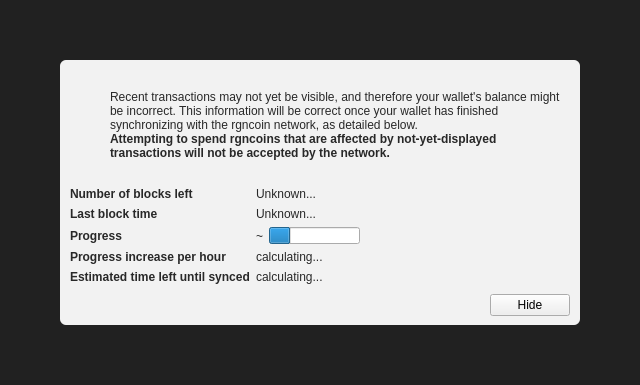
<?xml version="1.0" encoding="UTF-8"?>
<ui version="4.0">
 <class>ModalOverlay</class>
 <widget class="ModalOverlay" name="ModalOverlay">
  <property name="geometry">
   <rect>
    <x>0</x>
    <y>0</y>
    <width>640</width>
    <height>385</height>
   </rect>
  </property>
  <property name="windowTitle">
   <string>Form</string>
  </property>
  <layout class="QVBoxLayout" name="verticalLayout" stretch="0">
   <property name="sizeConstraint">
    <enum>QLayout::SetDefaultConstraint</enum>
   </property>
   <property name="leftMargin">
    <number>0</number>
   </property>
   <property name="topMargin">
    <number>0</number>
   </property>
   <property name="rightMargin">
    <number>0</number>
   </property>
   <property name="bottomMargin">
    <number>0</number>
   </property>
   <item>
    <widget class="QWidget" name="bgWidget" native="true">
     <property name="styleSheet">
      <string notr="true">#bgWidget { background: rgba(0,0,0,220); }</string>
     </property>
     <layout class="QVBoxLayout" name="verticalLayoutMain" stretch="1">
      <property name="leftMargin">
       <number>60</number>
      </property>
      <property name="topMargin">
       <number>60</number>
      </property>
      <property name="rightMargin">
       <number>60</number>
      </property>
      <property name="bottomMargin">
       <number>60</number>
      </property>
      <item>
       <widget class="QWidget" name="contentWidget" native="true">
        <property name="styleSheet">
         <string notr="true">#contentWidget { background: rgba(255,255,255,240); border-radius: 6px; }

QLabel { color: rgb(40,40,40);  }</string>
        </property>
        <layout class="QVBoxLayout" name="verticalLayoutSub" stretch="1,0,0,0">
         <property name="spacing">
          <number>0</number>
         </property>
         <property name="leftMargin">
          <number>10</number>
         </property>
         <property name="topMargin">
          <number>10</number>
         </property>
         <property name="rightMargin">
          <number>10</number>
         </property>
         <property name="bottomMargin">
          <number>10</number>
         </property>
         <item>
          <layout class="QHBoxLayout" name="horizontalLayoutIconText" stretch="0,1">
           <property name="topMargin">
            <number>20</number>
           </property>
           <item>
            <layout class="QVBoxLayout" name="verticalLayoutIcon">
             <property name="leftMargin">
              <number>0</number>
             </property>
             <item>
              <widget class="QPushButton" name="warningIcon">
               <property name="enabled">
                <bool>false</bool>
               </property>
               <property name="text">
                <string/>
               </property>
               <property name="icon">
                <iconset>
                 <normaloff>:/icons/warning</normaloff>
                 <disabledoff>:/icons/warning</disabledoff>:/icons/warning</iconset>
               </property>
               <property name="iconSize">
                <size>
                 <width>48</width>
                 <height>48</height>
                </size>
               </property>
               <property name="flat">
                <bool>true</bool>
               </property>
              </widget>
             </item>
             <item>
              <spacer name="verticalSpacerWarningIcon">
               <property name="orientation">
                <enum>Qt::Vertical</enum>
               </property>
               <property name="sizeHint" stdset="0">
                <size>
                 <width>20</width>
                 <height>40</height>
                </size>
               </property>
              </spacer>
             </item>
            </layout>
           </item>
           <item>
            <layout class="QVBoxLayout" name="verticalLayoutInfoText">
             <property name="leftMargin">
              <number>0</number>
             </property>
             <property name="topMargin">
              <number>0</number>
             </property>
             <item>
              <widget class="QLabel" name="infoText">
               <property name="text">
                <string>Recent transactions may not yet be visible, and therefore your wallet's balance might be incorrect. This information will be correct once your wallet has finished synchronizing with the rgncoin network, as detailed below.</string>
               </property>
               <property name="textFormat">
                <enum>Qt::RichText</enum>
               </property>
               <property name="wordWrap">
                <bool>true</bool>
               </property>
              </widget>
             </item>
             <item>
              <widget class="QLabel" name="infoTextStrong">
               <property name="font">
                <font>
                 <weight>75</weight>
                 <bold>true</bold>
                </font>
               </property>
               <property name="text">
                <string>Attempting to spend rgncoins that are affected by not-yet-displayed transactions will not be accepted by the network.</string>
               </property>
               <property name="textFormat">
                <enum>Qt::RichText</enum>
               </property>
               <property name="wordWrap">
                <bool>true</bool>
               </property>
              </widget>
             </item>
             <item>
              <spacer name="verticalSpacerInTextSpace">
               <property name="orientation">
                <enum>Qt::Vertical</enum>
               </property>
               <property name="sizeHint" stdset="0">
                <size>
                 <width>20</width>
                 <height>40</height>
                </size>
               </property>
              </spacer>
             </item>
            </layout>
           </item>
          </layout>
         </item>
         <item>
          <spacer name="verticalSpacerAfterText">
           <property name="orientation">
            <enum>Qt::Vertical</enum>
           </property>
           <property name="sizeHint" stdset="0">
            <size>
             <width>20</width>
             <height>40</height>
            </size>
           </property>
          </spacer>
         </item>
         <item>
          <layout class="QFormLayout" name="formLayout">
           <property name="fieldGrowthPolicy">
            <enum>QFormLayout::FieldsStayAtSizeHint</enum>
           </property>
           <property name="horizontalSpacing">
            <number>6</number>
           </property>
           <property name="verticalSpacing">
            <number>6</number>
           </property>
           <property name="topMargin">
            <number>10</number>
           </property>
           <item row="0" column="0">
            <widget class="QLabel" name="labelNumberOfBlocksLeft">
             <property name="font">
              <font>
               <weight>75</weight>
               <bold>true</bold>
              </font>
             </property>
             <property name="text">
              <string>Number of blocks left</string>
             </property>
            </widget>
           </item>
           <item row="0" column="1">
            <widget class="QLabel" name="numberOfBlocksLeft">
             <property name="text">
              <string>Unknown...</string>
             </property>
            </widget>
           </item>
           <item row="1" column="0">
            <widget class="QLabel" name="labelLastBlockTime">
             <property name="font">
              <font>
               <weight>75</weight>
               <bold>true</bold>
              </font>
             </property>
             <property name="text">
              <string>Last block time</string>
             </property>
            </widget>
           </item>
           <item row="1" column="1">
            <widget class="QLabel" name="newestBlockDate">
             <property name="sizePolicy">
              <sizepolicy hsizetype="Maximum" vsizetype="Preferred">
               <horstretch>0</horstretch>
               <verstretch>0</verstretch>
              </sizepolicy>
             </property>
             <property name="text">
              <string>Unknown...</string>
             </property>
            </widget>
           </item>
           <item row="2" column="0">
            <widget class="QLabel" name="labelSyncDone">
             <property name="font">
              <font>
               <weight>75</weight>
               <bold>true</bold>
              </font>
             </property>
             <property name="text">
              <string>Progress</string>
             </property>
            </widget>
           </item>
           <item row="2" column="1">
            <layout class="QHBoxLayout" name="horizontalLayoutSync" stretch="0,1">
             <item>
              <widget class="QLabel" name="percentageProgress">
               <property name="text">
                <string notr="true">~</string>
               </property>
              </widget>
             </item>
             <item>
              <widget class="QProgressBar" name="progressBar">
               <property name="value">
                <number>24</number>
               </property>
               <property name="format">
                <string/>
               </property>
              </widget>
             </item>
            </layout>
           </item>
           <item row="4" column="0">
            <widget class="QLabel" name="labelProgressIncrease">
             <property name="font">
              <font>
               <weight>75</weight>
               <bold>true</bold>
              </font>
             </property>
             <property name="text">
              <string>Progress increase per hour</string>
             </property>
            </widget>
           </item>
           <item row="4" column="1">
            <widget class="QLabel" name="progressIncreasePerH">
             <property name="text">
              <string>calculating...</string>
             </property>
            </widget>
           </item>
           <item row="5" column="0">
            <widget class="QLabel" name="labelEstimatedTimeLeft">
             <property name="font">
              <font>
               <weight>75</weight>
               <bold>true</bold>
              </font>
             </property>
             <property name="text">
              <string>Estimated time left until synced</string>
             </property>
            </widget>
           </item>
           <item row="5" column="1">
            <widget class="QLabel" name="expectedTimeLeft">
             <property name="text">
              <string>calculating...</string>
             </property>
            </widget>
           </item>
          </layout>
         </item>
         <item>
          <layout class="QHBoxLayout" name="horizontalLayoutButtons">
           <property name="leftMargin">
            <number>10</number>
           </property>
           <property name="topMargin">
            <number>10</number>
           </property>
           <item>
            <spacer name="horizontalSpacer">
             <property name="orientation">
              <enum>Qt::Horizontal</enum>
             </property>
             <property name="sizeHint" stdset="0">
              <size>
               <width>40</width>
               <height>20</height>
              </size>
             </property>
            </spacer>
           </item>
           <item>
            <widget class="QPushButton" name="closeButton">
             <property name="text">
              <string>Hide</string>
             </property>
            </widget>
           </item>
          </layout>
         </item>
        </layout>
       </widget>
      </item>
     </layout>
    </widget>
   </item>
  </layout>
 </widget>
 <customwidgets>
  <customwidget>
   <class>ModalOverlay</class>
   <extends>QWidget</extends>
   <header>modaloverlay.h</header>
   <container>1</container>
  </customwidget>
 </customwidgets>
 <resources/>
 <connections/>
</ui>
